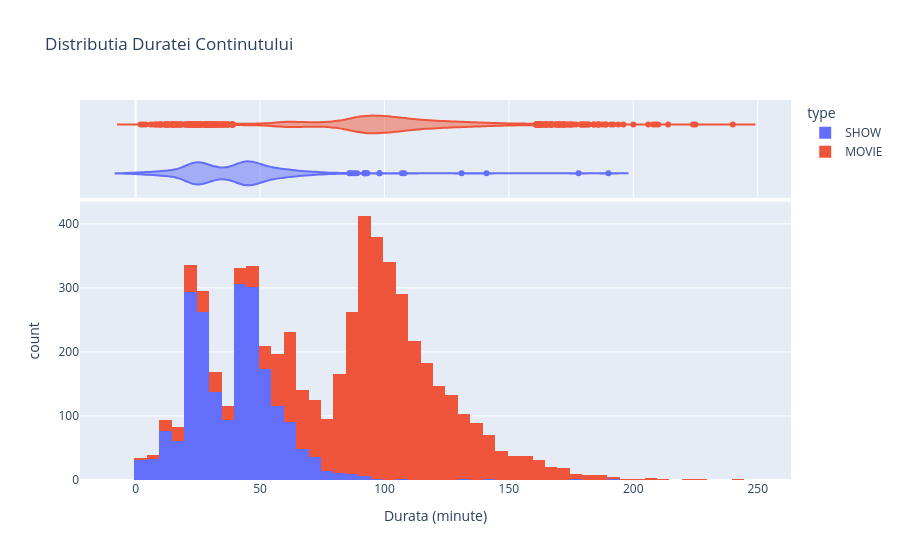

The code cell stored with this chart in its notebook:
### Code cell
# 5. Distributia Duratei Productiilor
# Histograma pentru durata continutului
fig_runtime = px.histogram(df, x='runtime', color='type', marginal='violin',
                       title='Distributia Duratei Continutului',
                       labels={'runtime': 'Durata (minute)'},
                       nbins=50)
fig_runtime.show()

### Figure 1 — Plotly figure (JSON) as saved in the notebook; plotly's stock layout.template omitted (floating-point values rounded to 4 significant figures; data arrays with more than 128 entries replaced by an {"elided": "..."} marker saying what was removed)
{"data": [{"bingroup": "x", "hovertemplate": "type=SHOW<br>Durata (minute)=%{x}<br>count=%{y}<extra></extra>", "legendgroup": "SHOW", "marker": {"color": "#636efa", "pattern": {"shape": ""}}, "name": "SHOW", "nbinsx": 50, "orientation": "v", "showlegend": true, "type": "histogram", "x": {"elided": "2106 int values"}, "xaxis": "x", "yaxis": "y"}, {"hovertemplate": "type=SHOW<br>Durata (minute)=%{x}<extra></extra>", "legendgroup": "SHOW", "marker": {"color": "#636efa"}, "name": "SHOW", "scalegroup": "x", "showlegend": false, "type": "violin", "x": {"elided": "2106 int values"}, "xaxis": "x2", "yaxis": "y2"}, {"bingroup": "x", "hovertemplate": "type=MOVIE<br>Durata (minute)=%{x}<br>count=%{y}<extra></extra>", "legendgroup": "MOVIE", "marker": {"color": "#EF553B", "pattern": {"shape": ""}}, "name": "MOVIE", "nbinsx": 50, "orientation": "v", "showlegend": true, "type": "histogram", "x": {"elided": "3744 int values"}, "xaxis": "x", "yaxis": "y"}, {"hovertemplate": "type=MOVIE<br>Durata (minute)=%{x}<extra></extra>", "legendgroup": "MOVIE", "marker": {"color": "#EF553B"}, "name": "MOVIE", "scalegroup": "x", "showlegend": false, "type": "violin", "x": {"elided": "3744 int values"}, "xaxis": "x2", "yaxis": "y2"}], "layout": {"barmode": "relative", "legend": {"title": {"text": "type"}, "tracegroupgap": 0}, "title": {"text": "Distributia Duratei Continutului"}, "xaxis": {"anchor": "y", "domain": [0, 1], "title": {"text": "Durata (minute)"}}, "xaxis2": {"anchor": "y2", "domain": [0, 1], "matches": "x", "showgrid": true, "showticklabels": false}, "yaxis": {"anchor": "x", "domain": [0, 0.7326], "title": {"text": "count"}}, "yaxis2": {"anchor": "x2", "domain": [0.7426, 1], "matches": "y2", "showgrid": false, "showline": false, "showticklabels": false, "ticks": ""}}}
